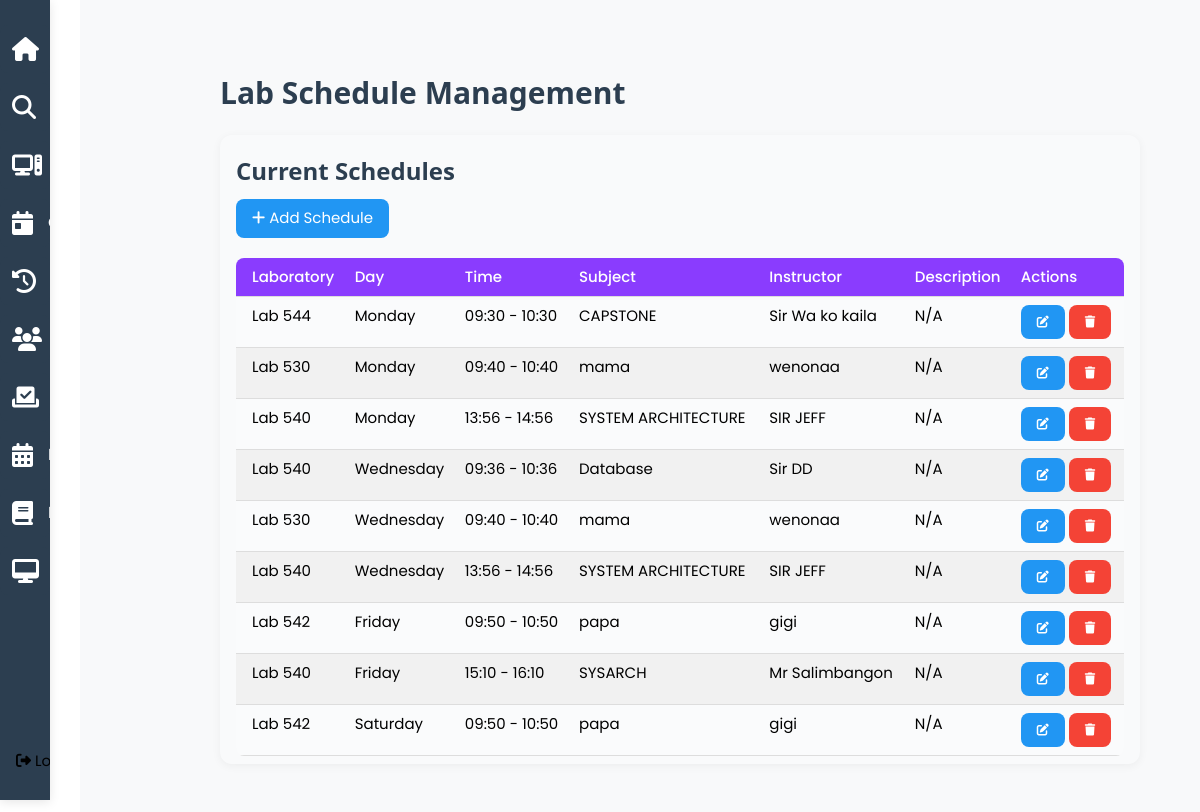
The app's page /lab_schedule (signed in) with its own data.
### tables this page shows
CREATE TABLE lab_schedules (
    id INTEGER PRIMARY KEY AUTOINCREMENT,
    laboratory TEXT NOT NULL,
    day_of_week TEXT NOT NULL,
    start_time TEXT NOT NULL,
    end_time TEXT NOT NULL,
    subject TEXT NOT NULL,
    instructor TEXT NOT NULL,
    description TEXT,
    created_at TIMESTAMP DEFAULT CURRENT_TIMESTAMP
);

### app.py (the view)
@app.route('/lab_schedule')
def lab_schedule():
    if 'username' not in session or session.get('role') != 'admin':
        flash('Please log in as admin first.', 'error')
        return redirect(url_for('login'))
    schedules = dbhelper.get_lab_schedules()
    return render_template('lab_schedule.html', schedules=schedules)

### dbhelper.py (called while the page is built)
def get_db_connection():
    conn = sqlite3.connect(DATABASE)
    conn.row_factory = sqlite3.Row
    return conn

### templates/lab_schedule.html (shortened to what this page needs)
{% extends 'admin.html' %}
{% block content %}
<div class="w3-container" style="padding: 20px;">
    <h2>Lab Schedule Management</h2>
    <div class="w3-card w3-padding" style="margin-top: 20px;">
        <h3>Current Schedules</h3>
    <button class="w3-button w3-blue w3display-topright" onclick="openScheduleModal()" style="margin-bottom: 20px;">
        <i class="fa fa-plus"></i> Add Schedule
    </button>
        <div class="w3-responsive">
            <table class="w3-table w3-striped w3-bordered">
                <thead>
                    <tr>
                        <th>Laboratory</th>
                        <th>Day</th>
                        <th>Time</th>
                        <th>Subject</th>
                        <th>Instructor</th>
                        <th>Description</th>
                        <th>Actions</th>
                    </tr>
                </thead>
                <tbody>
                    {% for schedule in schedules %}
                    <tr>
                        <td>Lab {{ schedule.laboratory }}</td>
                        <td>{{ schedule.day_of_week }}</td>
                        <td>{{ schedule.start_time }} - {{ schedule.end_time }}</td>
                        <td>{{ schedule.subject }}</td>
                        <td>{{ schedule.instructor }}</td>
                        <td>{{ schedule.description or 'N/A' }}</td>
                        <td>
                            <button onclick="editSchedule('{{ schedule.id }}')"
                                    class="w3-button w3-blue w3-small">
                                <i class="fas fa-edit"></i>
                            </button>
                            <button onclick="deleteSchedule('{{ schedule.id }}')"
                                    class="w3-button w3-red w3-small">
                                <i class="fas fa-trash"></i>
                            </button>
                        </td>
                    </tr>
                    {% endfor %}
                </tbody>
            </table>
        </div>
    </div>
</div>
{% endblock %}

### static/css/w3.css (style rules this page uses)
html { box-sizing:border-box }
*,*:before,*:after { box-sizing:inherit }
html { -ms-text-size-adjust:100%;-webkit-text-size-adjust:100% }
body { margin:0 }
button,input,select,textarea,optgroup { font:inherit;margin:0 }
button,input { overflow:visible }
button,select { text-transform:none }
button,[type=button],[type=reset],[type=submit] { -webkit-appearance:button }
html,body { font-family:Verdana,sans-serif;font-size:15px;line-height:1.5 }
html { overflow-x:hidden }
h2 { font-size:30px }
h3 { font-size:24px }
h1,h2,h3,h4,h5,h6 { font-family:"Segoe UI",Arial,sans-serif;font-weight:400;margin:10px 0 }
.w3-table,.w3-table-all { border-collapse:collapse;border-spacing:0;width:100%;display:table }
.w3-bordered tr,.w3-table-all tr { border-bottom:1px solid #ddd }
.w3-striped tbody tr:nth-child(even) { background-color:#f1f1f1 }
.w3-table td,.w3-table th,.w3-table-all td,.w3-table-all th { padding:8px 8px;display:table-cell;text-align:left;vertical-align:top }
.w3-table th:first-child,.w3-table td:first-child,.w3-table-all th:first-child,.w3-table-all td:first-child { padding-left:16px }
.w3-btn,.w3-button { border:none;display:inline-block;padding:8px 16px;vertical-align:middle;overflow:hidden;text-decoration:none;color:inherit;background-color:inherit;text-align:center;cursor:pointer;white-space:nowrap }
.w3-btn,.w3-button { -webkit-touch-callout:none;-webkit-user-select:none;-khtml-user-select:none;-moz-user-select:none;-ms-user-select:none;user-select:none }
.w3-responsive { display:block;overflow-x:auto }
.w3-container:after,.w3-container:before,.w3-panel:after,.w3-panel:before,.w3-row:after,.w3-row:before,.w3-row-padding:after,.w3-row-padding:before, .w3-cell-row:before,.w3-cell-row:after,.w3-clear:after,.w3-clear:before,.w3-bar:before,.w3-bar:after { content:"";display:table;clear:both }
.w3-container,.w3-panel { padding:0.01em 16px }
.w3-card,.w3-card-2 { box-shadow:0 2px 5px 0 rgba(0,0,0,0.16),0 2px 10px 0 rgba(0,0,0,0.12) }
.w3-small { font-size:12px!important }
.w3-padding { padding:8px 16px!important }
.w3-blue,.w3-hover-blue:hover { color:#fff!important;background-color:#2196F3!important }
.w3-red,.w3-hover-red:hover { color:#fff!important;background-color:#f44336!important }

### static/css/stylesheet.css (style rules this page uses)
:root { --primary-dark: #8a3cfe; --secondary-dark: #f3f1fd; --text-light: #ffffff; --success-color: #28a745; --error-color: #dc3545; }
body { font-family: Poppins, sans-serif; background-color: white; }
.w3-card { background: rgba(255, 255, 255, 0.1); border-radius: 8px; transition: transform 0.2s; }
.w3-table { background: rgba(255, 255, 255, 0.1); border-radius: 8px; }
.w3-table th { background: rgba(255, 255, 255, 0.2); position: sticky; top: 0; z-index: 1; }
.w3-button { transition: all 0.3s ease; }

### templates/admin.html (style rules this page uses)
* { font-family: 'Poppins', sans-serif; }
.w3-card { border-radius: 12px; box-shadow: 0 2px 10px rgba(0,0,0,0.05); transition: transform 0.3s ease, box-shadow 0.3s ease; }
.w3-button { border-radius: 8px; transition: all 0.3s ease; }
.w3-table { border-radius: 8px; overflow: hidden; }
.w3-table th { background: #8a3cfe; color: white; font-weight: 500; }
h2, h3 { color: #2c3e50; font-weight: 600; }

### records on screen
lab_schedules: laboratory "544", day_of_week "Monday", start_time "09:30", end_time "10:30", subject "CAPSTONE", instructor "Sir Wa ko kaila", description "N/A"
lab_schedules: laboratory "530", day_of_week "Monday", start_time "09:40", end_time "10:40", subject "mama", instructor "wenonaa", description "N/A"
lab_schedules: laboratory "540", day_of_week "Monday", start_time "13:56", end_time "14:56", subject "SYSTEM ARCHITECTURE", instructor "SIR JEFF", description "N/A"
lab_schedules: laboratory "540", day_of_week "Wednesday", start_time "09:36", end_time "10:36", subject "Database", instructor "Sir DD", description "N/A"
lab_schedules: laboratory "530", day_of_week "Wednesday", start_time "09:40", end_time "10:40", subject "mama", instructor "wenonaa", description "N/A"
lab_schedules: laboratory "540", day_of_week "Wednesday", start_time "13:56", end_time "14:56", subject "SYSTEM ARCHITECTURE", instructor "SIR JEFF", description "N/A"
lab_schedules: laboratory "542", day_of_week "Friday", start_time "09:50", end_time "10:50", subject "papa", instructor "gigi", description "N/A"
lab_schedules: laboratory "540", day_of_week "Friday", start_time "15:10", end_time "16:10", subject "SYSARCH", instructor "Mr Salimbangon", description "N/A"
lab_schedules: laboratory "542", day_of_week "Saturday", start_time "09:50", end_time "10:50", subject "papa", instructor "gigi", description "N/A"
